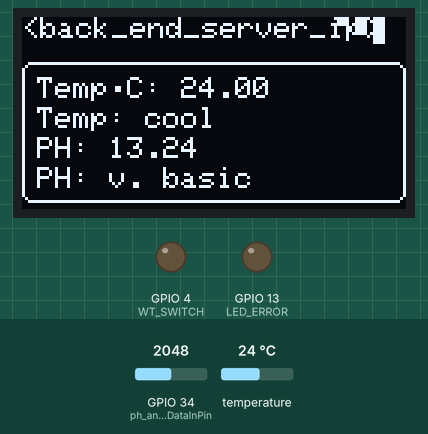
Simulated run of this sketch. Board: ESP32. On the bench: 128×64 one-colour display, output pins drawn as LEDs (lit = HIGH). The inputs (shaded band) are chosen by the test bench; at power-on: temperature 24 °C, GPIO 34 (ph_analogDataInPin) = 2048. WiFi joins after 1.5 s; servers stay silent unless stated; the display library's start-up logo is not drawn; uploads are accepted with an empty reply; what the sketch prints to the serial monitor is not drawn.

Above: at 19.0 s.
19.1 s: temperature set to 12 °C
At 22.7 s:
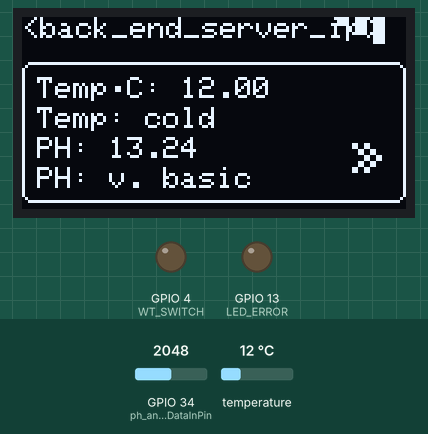
25.2 s: GPIO 34 (ph_analogDataInPin) set to 2709
At 28.4 s:
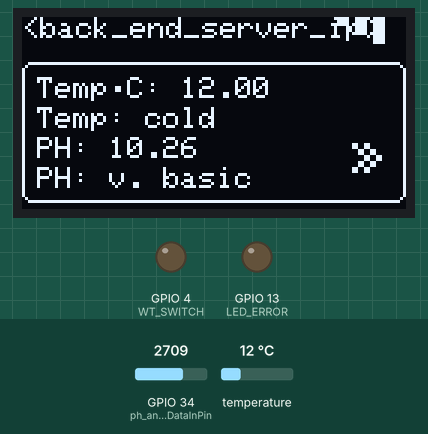
31.3 s: GPIO 34 (ph_analogDataInPin) set to 2793
At 34.2 s:
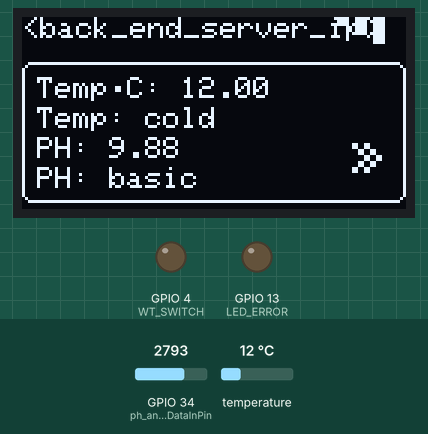
37.4 s: temperature set to 19 °C
At 40.0 s:
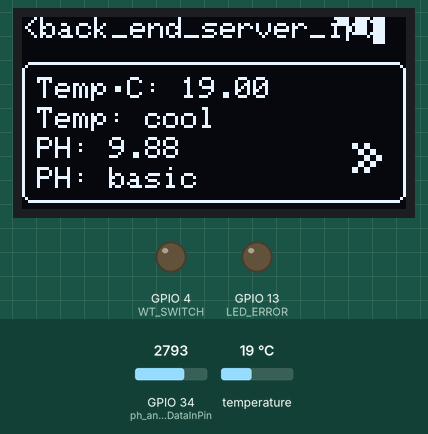
43.5 s: temperature set to 28 °C
At 46.9 s:
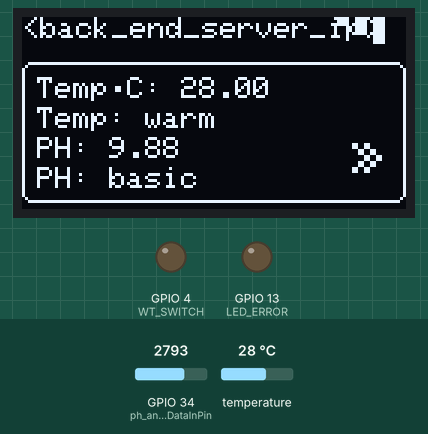
49.6 s: GPIO 34 (ph_analogDataInPin) set to 2047
At 52.7 s:
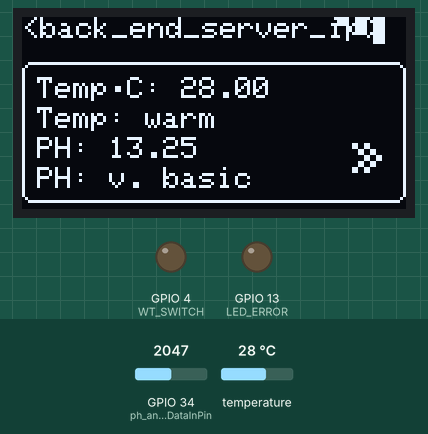
Timing chart, 0 to 56.7 s (numbered marks = the images above; inputs shaded):
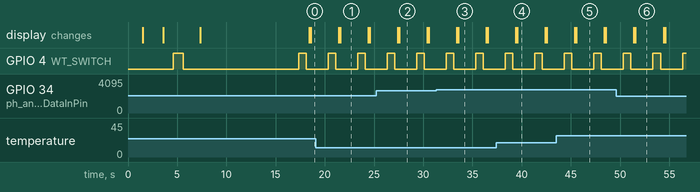

The sketch:

trabalho_Ti5.ino
```cpp
// (licence header left out)
#include <Arduino.h>
//WiFi
#include <SPI.h>
#include <WiFi.h>
#include <HTTPClient.h>
//Json
#include <ArduinoJson.h>
//Water Temperature Probe Sensor
#include <OneWire.h>
#include <DallasTemperature.h>
//OLED display
#include <Wire.h>
#include <Adafruit_GFX.h>
#include <Adafruit_SSD1306.h>

//OLED Display
void _display_printAddress();
void _display_begin();
void display_updateText();
void display_wifiInfo();
//led
const int LED_ERROR = 13;
//WiFi
void post_Data();
void _wifi_begin();
int _wifi_rssiUI(int rssi);
void wifi_handleDisconnect();
//Sensors
void run_Sensors();
//Water Temperature Probe Sensor
void wt_updateData();   //wt_Temp;
void wt_updateStatus(); //wt_Status;
//PH Sensor
void ph_updateData();   //ph_Value;
void ph_updateStatus();  //ph_Status;
//global time variables
unsigned long time_Current = millis();
unsigned long time_Last = millis();
unsigned long time_cycle = 3000;

/* * * * * * * * * * * * * * */
/*  WATER TEMPERATURE SENSOR */
/* * * * * * * * * * * * * * */
#define WT_SWITCH 4    //turn wts on when reading and turns off after reading it
#define WT_DATA 16      //sends data from WTS One Wire Bus
OneWire oneWire(WT_DATA);
DallasTemperature wt_Sensor(&oneWire);
unsigned long wt_lastTime = 0;
float wt_Temp = 0.0;
float wt_lastTemp = 0.0;
String wt_Status = "";

/**
 * @brief
 * Turns on Water Temperature Sensor hardware.
 * Check if value has changed
 *  if so update global "wt_Temp".
 *  else informs error
 *
 * wt - water sensor
 */
void wt_updateData(){
    digitalWrite(WT_SWITCH, HIGH);  //turn on WTS
    wt_Sensor.requestTemperatures();
    wt_Temp = wt_Sensor.getTempCByIndex(0);
    if(wt_Temp == -127.00){
        Serial.println("Water Temperature: Error");
        if(wt_Temp != wt_lastTemp){
            wt_updateStatus();
        }
        wt_lastTemp = wt_Temp;
    }
    else{
        Serial.print("Water Temperature = ");
        Serial.println(wt_Temp);
        if(wt_lastTemp != wt_Temp){
            wt_updateStatus();
        }
        wt_lastTemp = wt_Temp;
    }
    digitalWrite(WT_SWITCH, LOW);  //turn off WTS
}

/**
 * @brief
 * updates "wt_Status" variable based on "wt_Temp" value
 * "wt_Status" is further used to print text on display
 * should be a user indicator for water condition
 */
void wt_updateStatus(){
    if(wt_Temp == -127.00)    { wt_Status = "Error"; }
    else if(wt_Temp < 8.00)   { wt_Status = "chilling"; }
    else if(wt_Temp >= 8.00  && wt_Temp < 19.00){ wt_Status = "cold"; }
    else if(wt_Temp >= 19.00 && wt_Temp < 28.0 ){ wt_Status = "cool"; }
    else if(wt_Temp >= 28.00 && wt_Temp < 40.00){ wt_Status = "warm"; }
    else if(wt_Temp >= 40.00) { wt_Status = "hot"; }
}

/* * * * * * * */
/*  PH SENSOR  */
/* * * * * * * */
const int ph_analogDataInPin = 34;
int _buf[10], _temp;
unsigned long int ph_avgValue;
float ph_Value = 0.0;
float ph_lastValue = 0.0;
String ph_Status = "";
/**STEP BY STEP CALIBRATION
this calibration is used when the input analog pin does not read 5V, like on esp32 which reads only 3.3v
if you're using an arduino, use use the calibration for 5V values.

1 - gather the analog reading data from 4.0 and 7.0 solutions. (in this case we are using 4.0 and 9.18)
PH SOLUTION   - ANALOG READ
4.0           -   4095
9.18          -   2891

2- convert the voltage
(formula) V1(ph4)     = analogValue/4095 * 3.3
V1(ph4)     = 4095/4095 * 3.3
V1(ph4)     = 3.3
(formula) V2(ph9.18)  = analogValue/4095 * 3.3
V2(ph9.18)  = 2949/4095 * 3.3
V2(ph9.18)  = 2.3764

3 - calculate the slope (m) and offset (b)
(formula) m = (pH2 - pH1) / V2 - V1
m = (9.18 - 4.0) / (2.3764 - 3.3)
m = -5.6084
(formula) b = pH1 - (m * V1)
b = 4.0 - (-5.6084 * 3.3)
b = 22.50

4 - set phValue based on slope and offset
ph_Value = _ph_calibration_slope * _phVol + ph_calibration_offset;


*/
//5V calibration
//float ph_calibration_5V = (26.7 - 0.653);  //change this value to calibrate //5v

//3.3V calibration
//float ph_calibration_3V = (26.7 - 0.653);   //deprecated
float ph_calibration_slope_3V = -5.6084;  //m
float ph_calibration_offset_3V = 22.50;   //b
/**
 * @brief
 * updates "ph_Value" variable reading from "ph_analogDataInPin" pin.
 * creates a buffer to get an average value from "ph_analogDataInPin"
 * calibration value is done after calibrating the ph sensor hardware.
 *
 * Future: implement a switch for ph power switch, to turn it off when not in use
 * ph - potential of hydrogen
 */
void ph_updateData(){
    for(int i=0; i<10; i++){
        _buf[i] = (analogRead(ph_analogDataInPin));
        delay(30);
    }
    for(int i=0; i<9; i++){
        for(int j=i+1; j<10; j++){
            if(_buf[i] > _buf[j]){
                _temp   = _buf[i];
                _buf[i] = _buf[j];
                _buf[j] = _temp;
            }
        }
    }
    ph_avgValue = 0;
    for(int i=2; i<8; i++){
        ph_avgValue += _buf[i];
    }
    //5V
    //float _phVol = (float)ph_avgValue * 5.0/1024/6;   //5v input analog pin voltage conversion (works on arduino)
    //ph_Value = -5.70 * _phVol + ph_calibration_5v;       //5v

    //3.3V
    float _phVol = (float)ph_avgValue * 3.3 / 4095 / 6;         //3.3v input analog pin voltage conversion (works on esp32)
    //ph_Value = -5.70 * _phVol * (5.0 / 3.3) + ph_calibration_3V; //3.3V (deprecated)
    ph_Value = ph_calibration_slope_3V * _phVol + ph_calibration_offset_3V;
    //
    Serial.println("--PH--");
    Serial.print("Pot value = ");
    Serial.println(analogRead(ph_analogDataInPin));
    Serial.print("Pot avg value = ");
    Serial.println(ph_avgValue);
    Serial.print("Ph Voltage = ");
    Serial.println(_phVol);
    Serial.print("PH sensor = ");
    Serial.println(ph_Value);
    Serial.println("--PH--");
    ph_updateStatus();  //updates ph_Status based on value
}

/**
 * @brief
 * updates "ph_Status" variable based on "ph_Value"
 * "ph_Status" is further used to print text on display
 * should be a user indicator for water condition
 */
void ph_updateStatus(){
    if     (ph_Value < -1) { ph_Status = "Error"; }
    else if(ph_Value >=-1 && ph_Value < 4) { ph_Status = "v. acidic"; }
    else if(ph_Value >= 4 && ph_Value < 6)   { ph_Status = "acidic"; }
    else if(ph_Value >= 6 && ph_Value < 8)   { ph_Status = "normal"; }
    else if(ph_Value >= 8 && ph_Value < 10)  { ph_Status = "basic"; }
    else if(ph_Value >= 10){ ph_Status = "v. basic"; }
}

/* * * * * * * */
/*   SENSORS   */
/*   SENSORS   */
/* * * * * * * */

/**
 * @brief
 * get data from sensors,
 * updates led color,
 * updates dsplay text
 *
 */
void run_Sensors(){
    //update sensors variable
    wt_updateData();
    ph_updateData();
    //updates led
    if((wt_Temp == -127.00) || (ph_Value < -1)){
      digitalWrite(LED_ERROR, HIGH);
    }
    else{
      digitalWrite(LED_ERROR, LOW);
    }
    //led_updateState();    //create var of state, when wifi requisition is sent updates it
    //update display
    display_updateText();
}

/* * * * * * * */
/*     WIFI    */
/*     WIFI    */
/* * * * * * * */
const char* wifi_ssid = "<your_ssid>";
const char* wifi_pswd = "<your_wifi_passwowd>";
const char* wifi_serverAddress = "<back_end_server_ip>"; // Replace with your server's IP address
const int wifi_serverPort = 8000;   //Replace with server prot given from backend
const String post_EndPoint = "/sensor/receiveData";
//0 nothing, 1 sent, -1 failed, 2 received
short post_httpStatus = 0;

/**
 * @brief Start Wifi connection to specified ssid and pswd
 *
 */
void _wifi_begin(){
    Serial.println ("\n---- WiFi Setup. ----");
    WiFi.begin(wifi_ssid, wifi_pswd);
    //
    Serial.print("Connecting to WiFi: [");
    while(WiFi.status() != WL_CONNECTED){
        Serial.print(".");
        delay(500);
    }
    Serial.println("]\nWiFi connected.");
    Serial.print("SSID: ");
    Serial.println(wifi_ssid);
    Serial.print("Signal Stregh: ");
    Serial.println(WiFi.RSSI());
    Serial.print("Server IP: ");
    Serial.println(wifi_serverAddress);
    Serial.print("Local IP: ");
    Serial.println(WiFi.localIP());
    Serial.println("Port: ");
    Serial.println(wifi_serverPort);
    Serial.println ("---- WiFi Setup. ----\n");
    delay(200);
    display_wifiInfo();
}

/**
 * @brief sends an integer that is used to set how many bars
 * on ui display for wifi stregth
 *
 * @param rssi (int) wifi strength sent by "WiFi" library
 * @return int number of bars to be displayed
 */
int _wifi_rssiUI(int rssi){
    // Sinal forte
    if      (rssi > -55)  { return 4; }
    // Sinal bom
    else if (rssi > -70)  { return 3; }
    // Sinal fraco
    else if (rssi > -85)  { return 2; }
    // Sinal muito fraco
    else if (rssi > -100) { return 1; }
    // Sem sinal
    else                  { return 0; }
}

/**
 * @brief
 *
 */
void post_Data(){
    Serial.println("Post Data.");
    //Create Json PayLoad
    StaticJsonDocument<200> json_doc;
    json_doc["temperature"] = wt_Temp;
    json_doc["ph"] = ph_Value;
    //Convert JSON payload to string
    String json_payload;
    serializeJson(json_doc, json_payload);
    Serial.print("  Posting: ");
    Serial.print("{temperature: ");
    Serial.print(wt_Temp);
    Serial.print(", ph: ");
    Serial.print(ph_Value);
    Serial.println("}");
    //Send POST request to server
    HTTPClient _http;
    _http.begin(wifi_serverAddress, wifi_serverPort, post_EndPoint);
    _http.addHeader("Content-Type", "application/json");
    //payload post request
    int _httpResponseCode = _http.POST(json_payload);
    if(_httpResponseCode > 0){
        Serial.print("  HTTP POST request sent.");
        Serial.print(wifi_serverAddress);
        Serial.print(":");
        Serial.print(wifi_serverPort);
        Serial.print(post_EndPoint);
        Serial.print(", response code: ");
        Serial.println(_httpResponseCode);
        _http.end();
        post_httpStatus = 1;
    }
    else{
        Serial.print("  HTTP POST request failed, error: ");
        Serial.println(_httpResponseCode);
        Serial.print("  ");
        Serial.print(wifi_serverAddress);
        Serial.print(":");
        Serial.print(wifi_serverPort);
        Serial.print(":");
        Serial.print(post_EndPoint);
        Serial.print(", response code: ");
        Serial.println(_httpResponseCode);
        Serial.print("  Payload: ");
        Serial.println(json_payload);
        _http.end();
        post_httpStatus = -1;
    }
}

/* * * * * * * */
/* LCD DISPLAY */
/* LCD DISPLAY */
/* * * * * * * */
#define SCREEN_WIDTH 128 // OLED display width, in pixels
#define SCREEN_HEIGHT 64 // OLED display height, in pixels
#define OLED_RESET     -1 // Reset pib  n # (or -1 if sharing Arduino reset pin)
#define SCREEN_ADDRESS 0x3C ///< See datasheet for Address; 0x3D for 128x64, 0x3C for 128x32
Adafruit_SSD1306 display(SCREEN_WIDTH, SCREEN_HEIGHT, &Wire, OLED_RESET);

/**
 * @brief
 * Find addresses from I2C devices, using "Wire" library
 * Be sure to update "SCREEN_ADDRESS" based on the address found on scan
 * Be sure that the address shown is for the screen
 */
void _display_printAddress(){
  Serial.println ("\n---- I2C scanner. ----");
  byte count = 0;
  Wire.begin();
  for (byte i = 8; i < 120; i++)
  {
    Wire.beginTransmission (i);
    if (Wire.endTransmission () == 0)
      {
      Serial.print ("Found address: ");
      Serial.print (i, DEC);
      //use this address for setting up the lcd address
      Serial.print (" (0x");
      Serial.print (i, HEX);
      Serial.println (")");
      count++;
      delay (1);  // maybe unneeded?
      } // end of good response
  } // end of for loop
  Serial.print ("Found ");
  Serial.print (count, DEC);
  Serial.println (" device(s).");
  Serial.println ("---- I2C scanner. ----\n");
}

/**
 * @brief starts oled display and prints I2C display
 *
 */
void _display_begin(){
    _display_printAddress();
    // SSD1306_SWITCHCAPVCC = generate display voltage from 3.3V internally
    //display may need 5V input on vcc
    if(!display.begin(SSD1306_SWITCHCAPVCC, SCREEN_ADDRESS)) {
        Serial.println(F("SSD1306 allocation failed"));
        Serial.println(F("Program Stopped!!"));
        for(;;); // Don't proceed, loop forever
    }
    // Show initial display buffer contents on the screen --
    // the library initializes this with an Adafruit splash screen.
    display.display();
    delay(2000); // Pause for 2 seconds
    // Clear the buffer
    display.clearDisplay();
    // Draw a single pixel in white
    display.drawPixel(10, 10, SSD1306_WHITE);
    display.setTextSize(1);
    display.setTextColor(SSD1306_WHITE);
    display.setCursor(15, 20);
    display.print("Trabalho TI5");
    display.setCursor(18, 30);
    display.print("AquaIO");
    // Show the display buffer on the screen. You MUST call display() after
    // drawing commands to make them visible on screen!
    display.display();
    // display.display() is NOT necessary after every single drawing command,
    // unless that's what you want...rather, you can batch up a bunch of
    // drawing operations and then update the screen all at once by calling
    // display.display().
    delay(1000);
}

/**
 * @brief Display UI
 * Displays data from sensors global variables, signal strength and server ip
 * current display: 128 x 64
 */
void display_updateText(){
    Serial.println("Displaying data.");
    //init
    display.clearDisplay();
    display.invertDisplay(true);    //just to show that a update has been done
    display.setTextSize(1);
    display.setTextColor(SSD1306_WHITE);
    delay(100);
    display.invertDisplay(false);
    /* UI */
    display.setCursor(0, 0);
    display.print(wifi_serverAddress);
    //wifi getSignalStrength
    int _wifi_strength = _wifi_rssiUI((int)WiFi.RSSI());
    int xPos= 105;    //initial position for x signal strengh icon
    int yPos= 0;     //initial position for y signal strengh icon
    int barWidth = 4;
    int barHeightIncrement = 3;
    for (int i = 0; i < _wifi_strength; i++) {
        display.fillRect(xPos + i * (barWidth + 2), yPos, barWidth, (i + 1) * barHeightIncrement, SSD1306_WHITE);
    }
    //frame
    display.drawRoundRect(0, 15, 128, 47, 3, SSD1306_WHITE);
    //data
    display.setCursor(5, 20);
    display.print("Temp");
    display.write(248);
    display.print("C: ");
    if(wt_Temp == -127.00){
        display.print("nan");
    }
    else{
        display.print(wt_Temp);
    }
    display.setCursor(5, 30);
    display.print("Temp: ");
    display.println(wt_Status);
    display.setCursor(5, 40);
    display.print("PH: ");
    display.println(ph_Value);
    display.setCursor(5, 50);
    display.print("PH: ");
    display.print(ph_Status);
    display.display();
    //payload status
    display.setTextSize(2);
    display.setTextColor(SSD1306_WHITE);
    display.setCursor(110, 40);
    switch (post_httpStatus) {
        case (-1):
            //failed to send payload
            display.write(88);
            break;
        case 0:
            //nothing done
            display.write(254);
            break;
        case 1:
            //payload sent!
            display.write(175);
            break;
        case 2:
            //payload received!
            display.write(174);
            break;
        default:
            break;
    }
    display.display();
}

/**
 * @brief Display Wifi useful info from "WiFi" library
 * shows info for 10 seconds
 *
 */
void display_wifiInfo(){
    display.clearDisplay();
    display.setTextSize(1);
    display.setTextColor(SSD1306_WHITE);
    display.setCursor(0, 0);
    display.print("SSID: ");
    display.println(wifi_ssid);
    display.print("Signal Stregh: ");
    display.println(WiFi.RSSI());
    display.println("Server: ");
    display.println(wifi_serverAddress);
    display.println("Local: ");
    display.println(WiFi.localIP());
    display.println("Port: ");
    display.print(wifi_serverPort);
    display.display();
    delay(10000);
}

/**
 * @brief warns UI in case of disconnection to wifi AP
 * calls wifi_begin() to try reconnection to AP
 *
 */
void wifi_handleDisconnect(){
    //Warn Serial
    Serial.println("\n---- WiFi Connection. ----");
    Serial.println("Connection Lost!");
    Serial.println(WiFi.status());
    Serial.println("Attempting Reconnection.");
    Serial.println("\n---- WiFi Connection. ----");
    //Warn user
    display.clearDisplay();
    display.setTextSize(1);
    display.setTextColor(SSD1306_WHITE);
    display.setCursor(0, 0);
    display.println("Connection Lost!");
    display.println(wifi_ssid);
    display.print("WiFi Status:");
    display.println((int)WiFi.status());
    display.print("Signal Strgth:");
    display.println(WiFi.RSSI());
    int _wifi_strength = _wifi_rssiUI((int)WiFi.RSSI());
    int xPos= 105;    //initial position for x signal strengh icon
    int yPos= 0;     //initial position for y signal strengh icon
    int barWidth = 4;
    int barHeightIncrement = 3;
    for (int i = 0; i < _wifi_strength; i++) {
        display.fillRect(xPos + i * (barWidth + 2), yPos, barWidth, (i + 1) * barHeightIncrement, SSD1306_WHITE);
    }
    display.display();
    _wifi_begin();
}

/* * * * * * * */
/*     MAIN    */
/*     MAIN    */
/* * * * * * * */
void setup(){
    Serial.begin(115200);
    delay(1500);
    //display
    _display_begin();
    pinMode(LED_ERROR, OUTPUT);
    //wt
    pinMode(WT_SWITCH, OUTPUT); //water temperature power switch
    digitalWrite(WT_SWITCH, HIGH);
    wt_Sensor.begin();
    delay(1000);
    digitalWrite(WT_SWITCH, LOW);
    //ph
    pinMode(ph_analogDataInPin, INPUT);
    //wiFi setup
    _wifi_begin();
}

void loop(){
    time_Current = millis();
    if(time_Current - time_Last >= time_cycle){
        run_Sensors();
        //
        post_Data();
        //
        if(WiFi.status() != WL_CONNECTED){
            wifi_handleDisconnect();
        }
        //
        Serial.println("[Current time: "+String(time_Current/1000)+"s] [Last time: "+String(time_Last/1000)+"s] [Elapsed: "+String((time_Current-time_Last))+"ms]\n");
        time_Last = time_Current;
    }

}
```

Measured:
- the behaviour switches between 2765 and 2766 on GPIO 34 (ph_analogDataInPin) (found by bisection; images 2 and 3)
- after the input at 19.1 s, the display: first differs from a run without the input after 2.5 s (image 1)
- after the input at 25.2 s, the display: first differs from a run without the input after 2.4 s (image 2)
- after the input at 31.3 s, the display: first differs from a run without the input after 2.3 s (image 3)
- after the input at 37.4 s, the display: first differs from a run without the input after 2.2 s (image 4)
- after the input at 43.5 s, the display: first differs from a run without the input after 2.1 s (image 5)
- after the input at 49.6 s, the display: first differs from a run without the input after 2.0 s (image 6)
- by itself, GPIO 4 (WT_SWITCH): alternates HIGH for 0.76 s and LOW for 2.2 s
